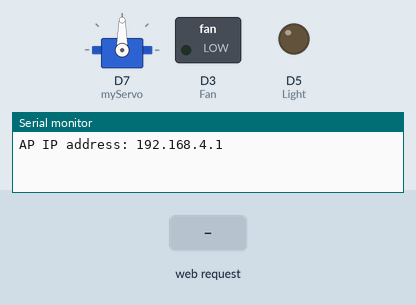
Bench run of a sketch on a simulated ESP8266 (NodeMCU). Parts: servo, switched loads named in the sketch (green lamp = pin HIGH), output pins drawn as LEDs (lit = HIGH), the last lines printed to the serial monitor. The inputs (shaded band) are chosen by the test bench.

Above: at 1.2 s.
1.3 s: HTTP request GET /?State=L received
At 2.6 s:
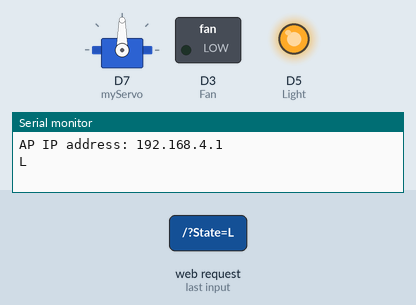
2.9 s: HTTP request GET /?State=F received
At 4.0 s:
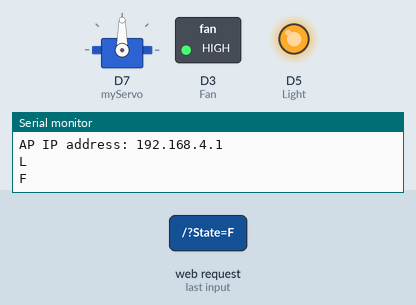
4.5 s: HTTP request GET /?State=R received
At 5.2 s:
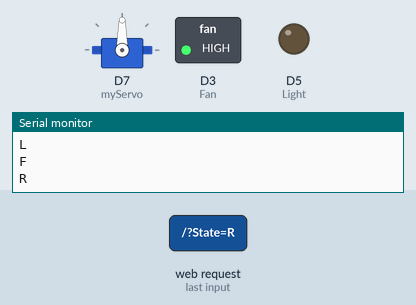
Timing chart, 0 to 7.5 s (numbered marks = the images above; inputs shaded):
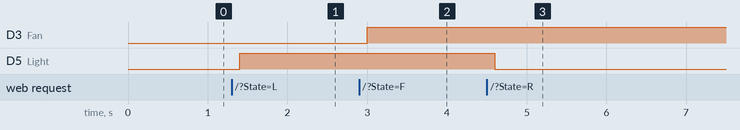

Measured:
- after the input at 1.3 s, D5 (Light): LOW → HIGH after 0.10 s
- after the input at 2.9 s, D3 (Fan): LOW → HIGH after 0.10 s
- after the input at 4.5 s, D5 (Light): HIGH → LOW after 0.10 s

The sketch:

homaut.ino
```cpp
#include <ESP8266WiFi.h>
#include <WiFiClient.h>
#include <ESP8266WebServer.h>
#include<Servo.h>

//SSID and Password to your ESP Access Point
const char* ssid = "Roboduino";
const char* password = "Roboduino";

#define Light D5     //   GPIO4(D2)
#define Fan D3         // GPIO0(D3)
#define Door D7     //  GPIO2(D4)
/*#define IN_3  2    //          GPIO12(D6)
#define IN_4  0      //       GPIO13(D7)
#define ENB   12      GPIO15(D8)*/


Servo myServo;
String command;
ESP8266WebServer server(80);

void setup() {

  Serial.begin(115200);
  pinMode(Light, OUTPUT);
  pinMode(Fan, OUTPUT);
  myServo.attach(D7);
//  myServo.write(i);
  // Connecting WiFi

  WiFi.mode(WIFI_AP);           //Only Access point
  WiFi.softAP(ssid, password);  //Start HOTspot removing password will disable security

  IPAddress myIP = WiFi.softAPIP();
  Serial.print("AP IP address: ");
  Serial.println(myIP);

  // Starting WEB-server
  server.on ( "/", HTTP_handleRoot );
  server.onNotFound ( HTTP_handleRoot );
  server.begin();
}

void loop() {
  server.handleClient();

  command = server.arg("State");
       if (command == "L") lighton();
  else if (command == "R") lightoff();
  else if (command == "F") fanon();
  else if (command == "Q") fanoff();
  else if (command == "D") dooropen();
  else if (command == "C") doorclose();

}

void HTTP_handleRoot(void) {

  if ( server.hasArg("State") ) {
    Serial.println(server.arg("State"));
  }
  server.send ( 200, "text/html", "" );
  delay(100);
}

void lighton(){
  digitalWrite(Light,HIGH);
}

void lightoff(){
  digitalWrite(Light,LOW);
}

void fanon(){
  analogWrite(Fan,255);
}

void fanoff() {
  analogWrite(Fan,0);
}

void dooropen(){
  for(int i = 95; i<=175; i++){
      myServo.write(i);
      delay(100);
      }
    myServo.write(179);
    Serial.println("Door is open!");
}

void doorclose(){
  for(int i = 175; i>=95; i--){
      myServo.write(i);
      delay(100);
      }
      myServo.write(95);
    Serial.println("Door is closed!");
}
```
